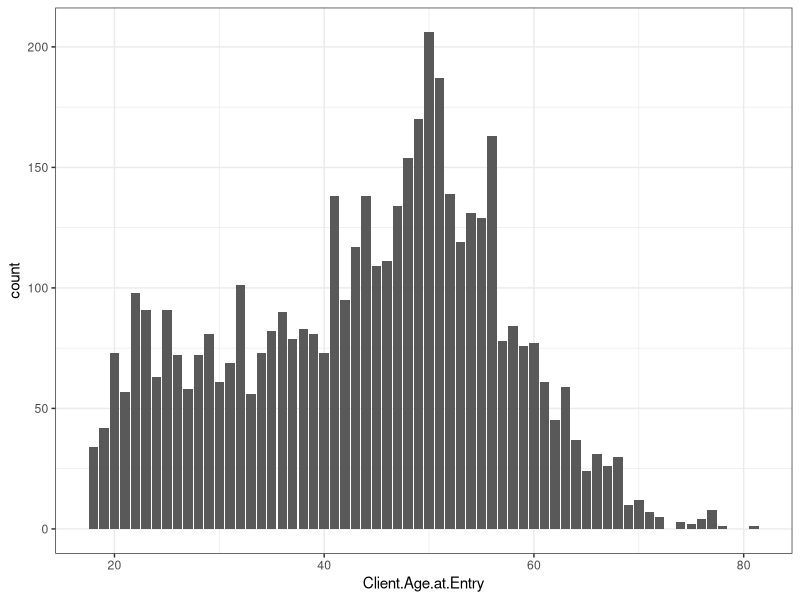
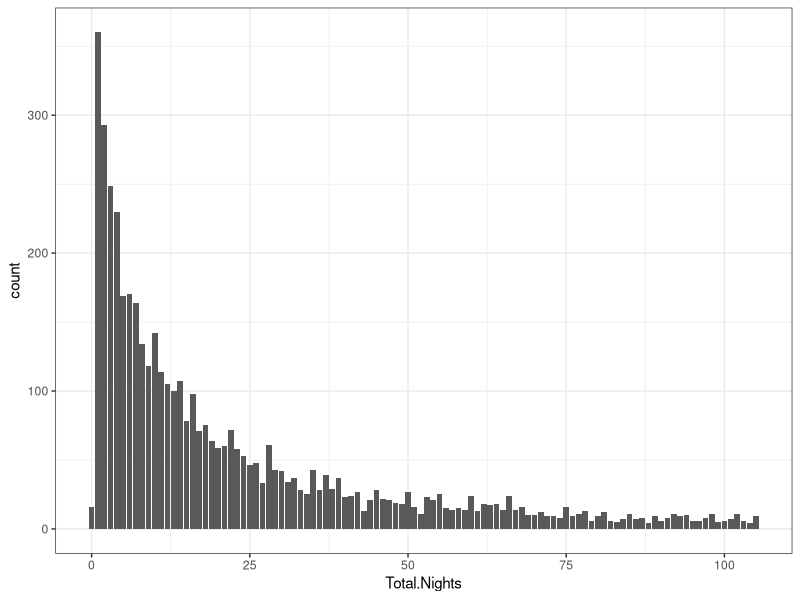
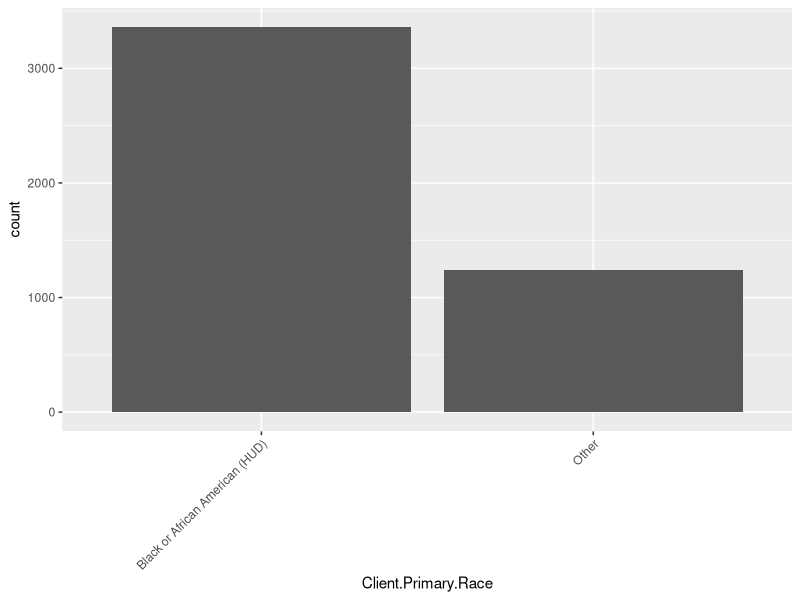
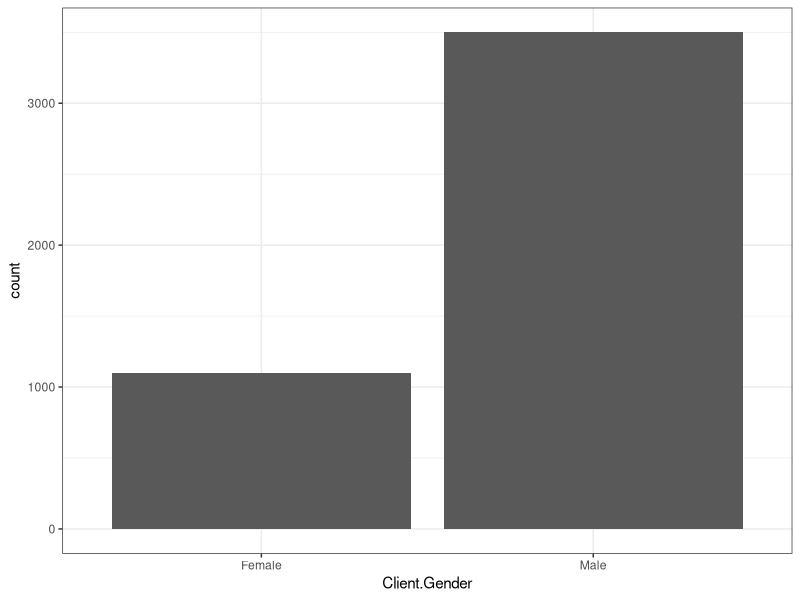
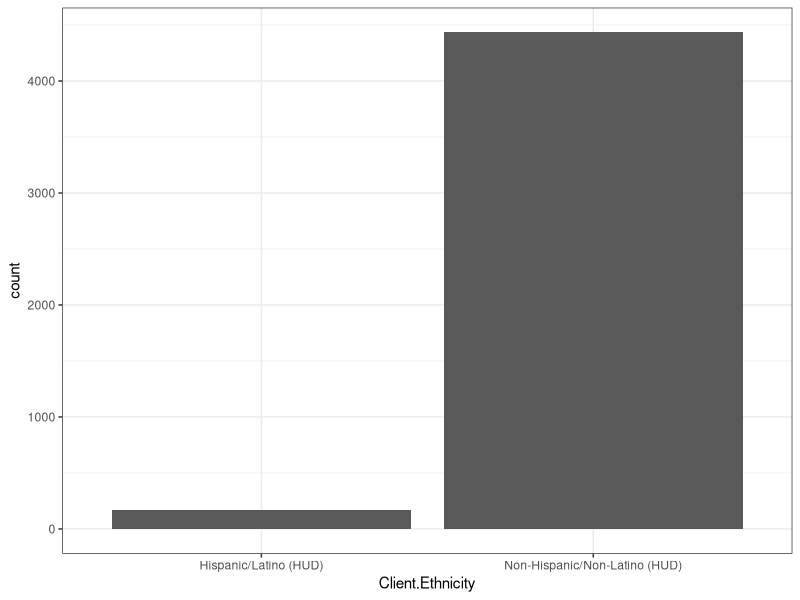
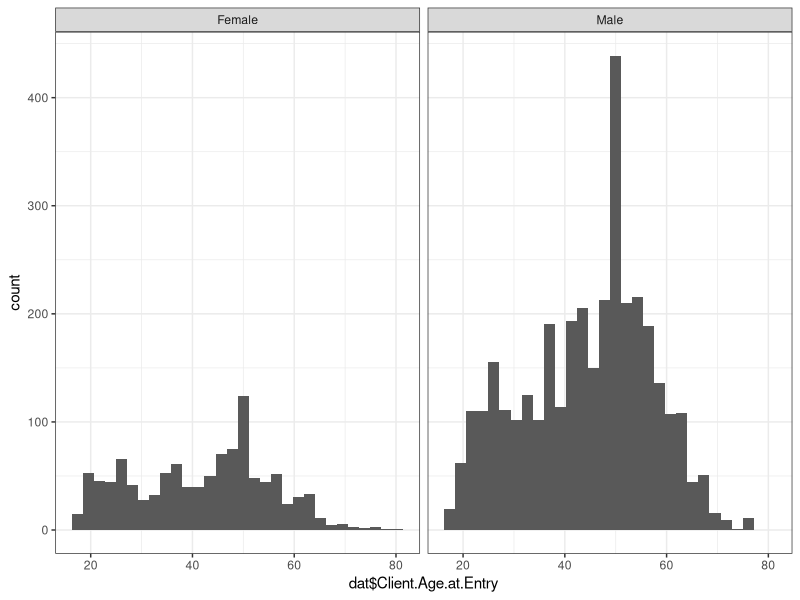

Recreate these plots in R, in order.
## ---- chunk 1
knitr::opts_chunk$set(echo = TRUE)
library(tidyverse)
library(ggplot2)
library(dplyr)
library(knitr)
library(kableExtra)

#setwd("~/Desktop/611 Notes/bios611-projects-fall-2019-cwzhou/project_3")
olddat = read.csv("../data/export_dataframe.csv", header = TRUE)
dat = read.csv("../data/final_dataframe.csv", header = TRUE)
## ---- chunk 2
olddat %>% group_by(Client.Ethnicity) %>%
  summarise(Count = n()) %>%
  kable() %>%
  kable_styling(bootstrap_options = "striped", full_width = F)
olddat %>% group_by(Client.Primary.Race) %>%
  summarise(Count = n())%>%
  kable() %>%
  kable_styling(bootstrap_options = "striped", full_width = F)
olddat %>% group_by(Client.Gender) %>%
  summarise(Count = n())%>%
  kable() %>%
  kable_styling(bootstrap_options = "striped", full_width = F)
## ---- chunk 3
summary(dat$Total.Nights)
## ---- chunk 4
dat = subset(dat, Total.Nights <= 105)
## ---- chunk 5
dat$Client.Primary.Race = as.character(dat$Client.Primary.Race)
dat$Client.Primary.Race[dat$Client.Primary.Race == "Asian (HUD)" | dat$Client.Primary.Race == "White (HUD)" | dat$Client.Primary.Race == "Native Hawaiian or Other Pacific Islander (HUD)" | dat$Client.Primary.Race == "American Indian or Alaska Native (HUD)" ] = "Other"
#colnames(dat)
dat_cts = dat[,-c(1,2,3,4,6,7,8,9,10,11,12,13)]
summary(dat_cts)
#dat = dat[,-c(1,2,4)]

## ---- chunk 6

dat %>%
  ggplot(aes(x=Client.Age.at.Entry)) +
  geom_bar() +
  theme(axis.text.x = element_text(angle = 45, hjust = 1))+theme_bw()

dat %>%
  ggplot(aes(x=Total.Nights)) +
  geom_bar() +
  theme(axis.text.x = element_text(angle = 45, hjust = 1))+theme_bw()

table(dat$Client.Primary.Race) %>% kable()%>%
  kable_styling()

dat %>%
  ggplot(aes(x=Client.Primary.Race)) +
  geom_bar() +
  theme(axis.text.x = element_text(angle = 45, hjust = 1))

table(dat$Client.Gender) %>% kable()%>%
  kable_styling()

dat %>%
  ggplot(aes(x=Client.Gender)) +
  geom_bar() +
  theme(axis.text.x = element_text(angle = 45, hjust = 1))+theme_bw()

table(dat$Client.Ethnicity) %>% kable()%>%
  kable_styling()

dat %>%
  ggplot(aes(x=Client.Ethnicity)) +
  geom_bar() +
  theme(axis.text.x = element_text(angle = 45, hjust = 1))+theme_bw()

## ---- chunk 7
dat$Client.Gender <- as.factor(dat$Client.Gender)
ggplot(dat, aes(x = dat$Client.Age.at.Entry)) + geom_histogram() + facet_wrap(~Client.Gender) + theme_bw()
## ---- chunk 8
mod1 = lm(formula = Total.Nights ~ Client.Gender , data = dat)
summary(mod1)

mod2 = lm(formula = Total.Nights ~ Client.Age.at.Entry, data = dat)
summary(mod2)

mod3 = lm(formula = Total.Nights ~ Client.Ethnicity, data = dat)
summary(mod3)

mod4 = lm(formula = Total.Nights ~ Client.Primary.Race, data = dat)
summary(mod4)

mod5 = lm(formula = Total.Nights ~ Client.Gender + Client.Age.at.Entry + Client.Ethnicity + Client.Primary.Race, data = dat)
summary(mod5)
